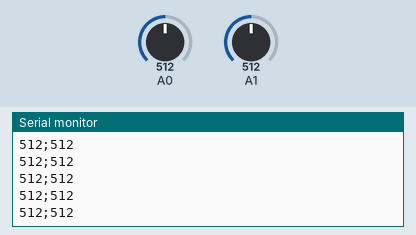
Recording of a sketch running on a simulated Arduino Uno, built with avr-gcc and run on an emulated ATmega328P. On the bench: the last lines printed to the serial monitor. The inputs (shaded band) are chosen by the test bench; at power-on: A0 = 512, A1 = 512.

Above: at 1.2 s.
1.3 s: A0 set to 989
At 2.1 s:
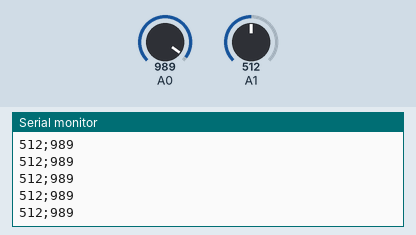
2.8 s: A0 set to 1008
At 3.8 s:
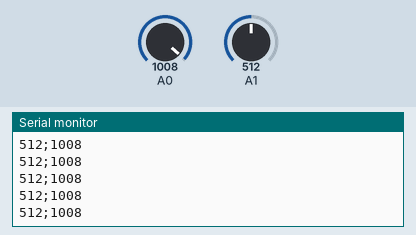
5.8 s: A1 set to 992
At 6.9 s:
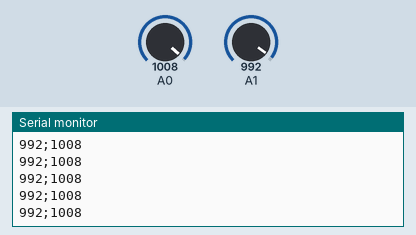
7.3 s: A1 set to 1016
At 7.9 s:
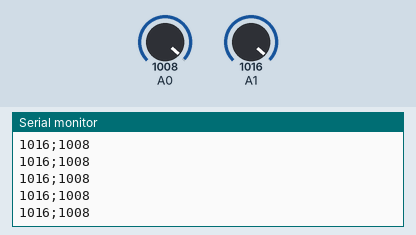
Timing chart, 0 to 10.3 s (numbered marks = the images above; inputs shaded):
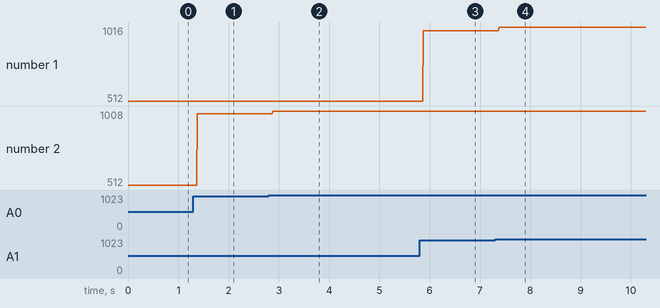

The sketch:

KNN.ino
```cpp
#define FASTADC 1

//////////// Make the arduino faster //////////////
// defines for setting and clearing register bits
#ifndef cbi
#define cbi(sfr, bit) (_SFR_BYTE(sfr) &= ~_BV(bit))
#endif
#ifndef sbi
#define sbi(sfr, bit) (_SFR_BYTE(sfr) |= _BV(bit))
#endif
////////////////////////////////////////////////

int threshold = 150;

void setup() {
 Serial.begin(9600);

}

void printValue(int value){
  if(value > threshold){
    Serial.println(value);
  }
}

void loop() {
  int value_dr = analogRead(A0);
  int value_dl = analogRead(A1);

  int threshold = 100;

  if(value_dr > threshold){
    if(value_dl > threshold){
    Serial.print(value_dl);
    Serial.print(";");
    Serial.println(value_dr);
    }

  }
}
```

Measured:
- after the input at 1.3 s, the serial monitor: prints a new line after 0.08 s (image 1)
- after the input at 2.8 s, the serial monitor: prints a new line after 0.07 s (image 2)
- after the input at 5.8 s, the serial monitor: prints a new line after 0.07 s (image 3)
- after the input at 7.3 s, the serial monitor: prints a new line after 0.08 s (image 4)
- plotted number 1: 512 → 992 after the input at 5.8 s, 992 → 1016 after the input at 7.3 s
- plotted number 2: 512 → 989 after the input at 1.3 s, 989 → 1008 after the input at 2.8 s
